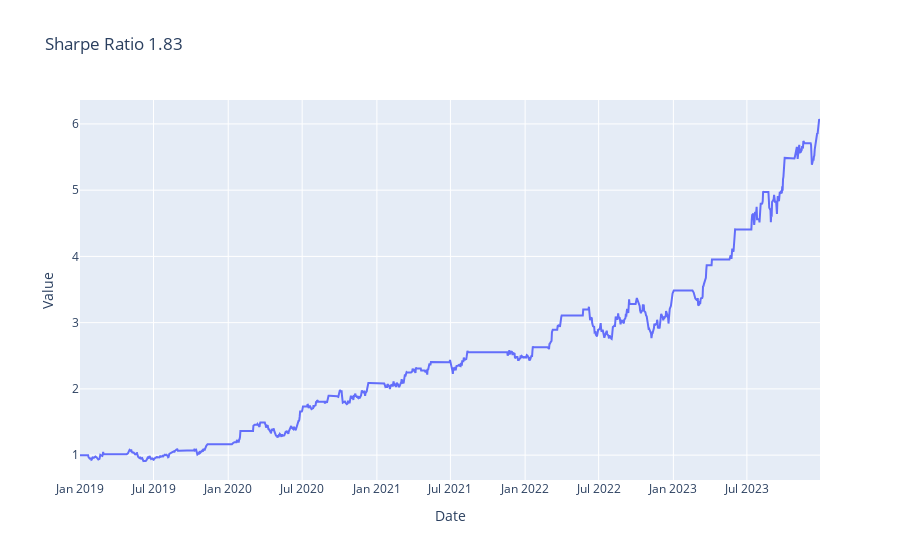

The cell this chart's notebook holds for it:
### Markdown cell above
#### Baseline trading policies

### Code cell
trader = ag.Trading(train,test)
threshold_policy = bp.ThresholdTradingPolicy(enter_long = mu-0.2*sigma, exit_long=mu-0.05*sigma, enter_short = mu+0.2*sigma, exit_short = mu+0.05*sigma)
bt = btest.Backtester(trader, threshold_policy)
bt.summary()

### Figure 1 — Plotly figure (JSON) as saved in the notebook; plotly's stock layout.template omitted (floating-point values rounded to 4 significant figures; data arrays with more than 128 entries replaced by an {"elided": "..."} marker saying what was removed)
{"data": [{"mode": "lines", "type": "scatter", "x": {"elided": "1303 str values"}, "y": {"elided": "1303 float values"}}], "layout": {"title": {"text": "Sharpe Ratio 1.83"}, "xaxis": {"title": {"text": "Date"}}, "yaxis": {"title": {"text": "Value"}}}}
